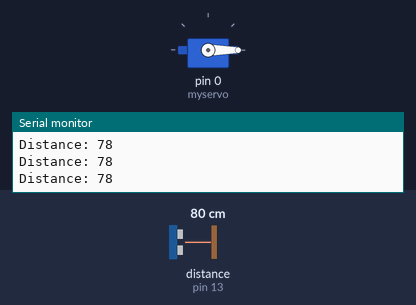
Bench run of a sketch on a simulated Arduino Uno, built with avr-gcc and run on an emulated ATmega328P. On the bench: servo, the last lines printed to the serial monitor. Wiring (inferred from the names in the program): ultrasonic range finder: trigger pin 15; echo pin 13. Inputs (shaded band) come from the test bench; at power-on: distance to the obstacle (sensor on pin 13) 80 cm. The echo pulse lasts 58.3 µs per cm.

Above: at 1.2 s.
1.3 s: distance to the obstacle (sensor on pin 13) set to 8 cm
4.3 s: distance to the obstacle (sensor on pin 13) set to 5 cm
At 5.0 s:
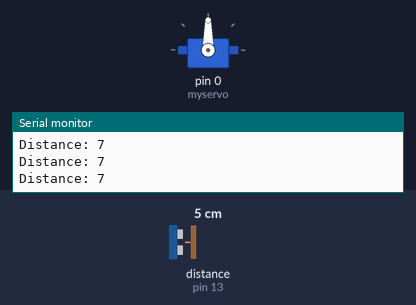
5.8 s: distance to the obstacle (sensor on pin 13) set to 18 cm
At 7.0 s:
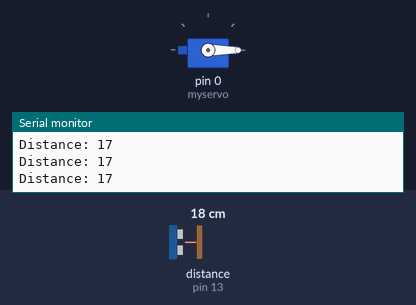
7.3 s: distance to the obstacle (sensor on pin 13) set to 2 cm
At 8.5 s:
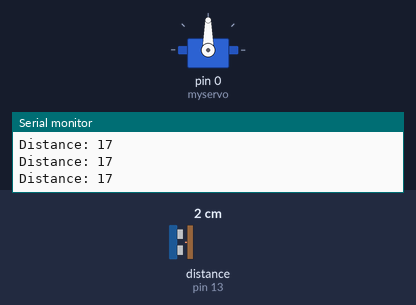
Timing chart, 0 to 9.8 s (numbered marks = the images above; inputs shaded):
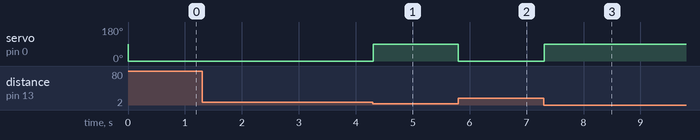

The sketch:

sevoandUltrasonnic.ino
```cpp
#include<Servo.h>
const int trigPin = 15;
const int echoPin = 13;
long duration;
int distance;
int safetyDistance;
Servo myservo; // create servo object to control a servo // twelve servo objects can be created on most boards
int pos = 0; // variable to store the servo position
void setup() {
pinMode(trigPin, OUTPUT);
pinMode(echoPin, INPUT);
myservo.attach(0);Serial.begin(9600);
}
void loop() {
digitalWrite(trigPin, LOW);
delayMicroseconds(2);
digitalWrite(trigPin, HIGH);
delayMicroseconds(10);
digitalWrite(trigPin, LOW);
duration = pulseIn(echoPin, HIGH);
distance= duration*0.034/2;
safetyDistance = distance;
if (safetyDistance <= 5){
// goes from 0 degrees to 180 degrees // in steps of 1 degree
myservo.write(90); // tell servo to go to position in variable 'pos'
delay(15); // waits 15ms for the servo to reach the position
}
else{ // goes from 180 degrees to 0 degrees
myservo.write(0); // tell servo to go to position in variable 'pos'
delay(15); // waits 15ms for the servo to reach the position }
Serial.print("Distance: ");
Serial.println(distance);
}
}
```

Measured:
- the behaviour switches between 7 and 6 cm on distance to the obstacle (sensor on pin 13) (found by bisection; images 0 and 1)
- after the input at 4.3 s, servo on pin 0 (myservo): 0° → 90° at once
- after the input at 5.8 s, servo on pin 0 (myservo): 90° → 0° at once
- after the input at 7.3 s, servo on pin 0 (myservo): 0° → 90° at once
